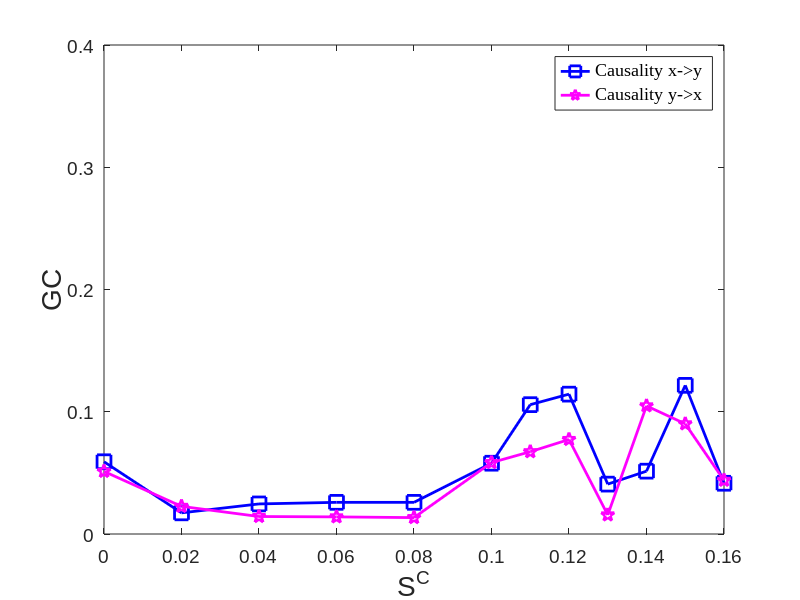

Here is the MATLAB script that generated this plot:
%% Fig4_HH_TWO_Neurons_KGC
C=[0 0.02 0.04 0.06 0.08 0.1 0.11 0.12 0.13 0.14 0.15 0.16];
GC_yx=[0.0512 0.0226 0.0143 0.0140 0.0134 0.0584 0.0673 0.0773 0.0156 0.1048 0.0901 0.0439];
GC_xy=[0.0591 0.0173 0.0246 0.0259 0.0259 0.0579 0.1058 0.1144 0.0408 0.0514 0.1216 0.0415];

% Plot
h0=figure;
clf;
plot(C,GC_xy,'MarkerSize',10,'Marker','s','LineWidth',2,...
'Color',[0 0 1]);hold on
plot(C,GC_yx,'MarkerSize',10,'Marker','p','LineWidth',2,...
'Color',[1 0 1]);
% Legend 
% Legend 
hleg1 =legend('Causality x->y','Causality y->x','northeast');
set(hleg1,'Location','northeast') 
set(hleg1,'FontName','Times New Roman','FontSize',18,'FontWeight','normal')
 
axis([0 0.16 0 0.40])
set(gca, 'XTick', 0:0.02:0.16); 
% set(gca, 'YTick',0:0.02:0.65);

% Create axis font size
set(gca,'FontName','Arial','FontSize',14)
% Create xlabel
xlabel({'S^C'},'FontSize',20,'FontName','Arial');
% Create ylabel
ylabel({'GC'},'FontSize',20,'FontName','Arial');

%%
print(h0,'-depsc2','-r300','KGC_HH_Two_Neurons_Fig4.eps')